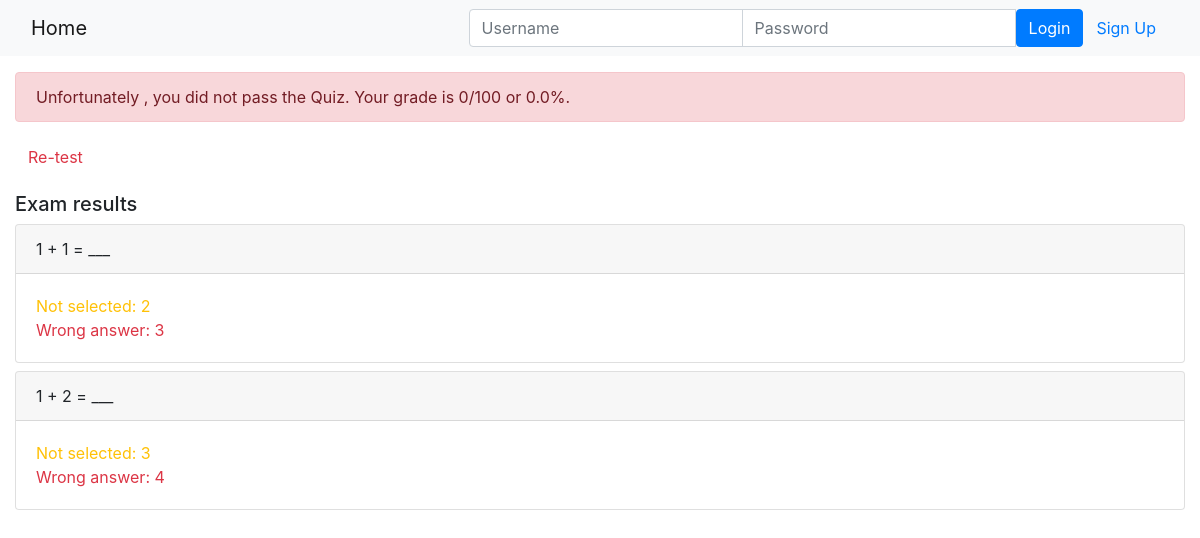
The app's page /onlinecourse/course/2/submission/2/result/, older data.
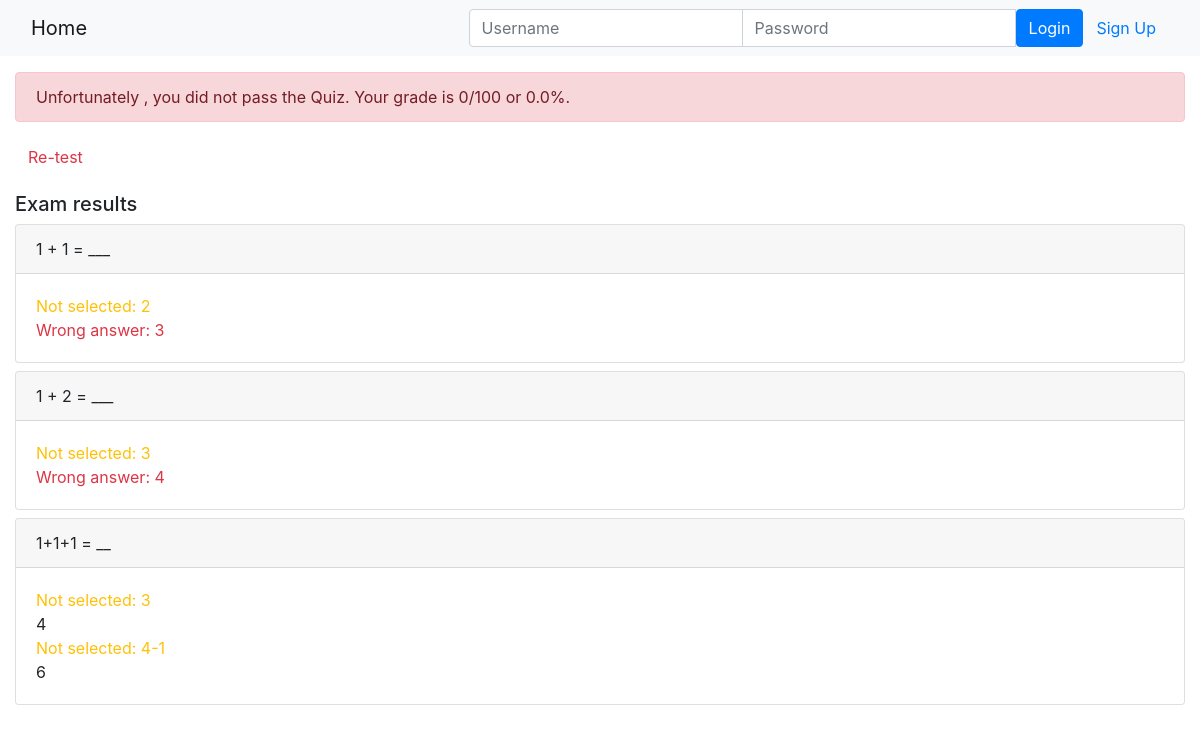
The same page, newer data.
### onlinecourse/models.py (models this page shows, shortened)
class Question(models.Model):
    lesson = models.ForeignKey(Lesson, on_delete=models.CASCADE, null=True, blank=True)
    course = models.ForeignKey(Course, on_delete=models.CASCADE, default=1)
    title = models.CharField(max_length=100, default='Default Title, Please add a New One')
    question_text = models.TextField(max_length=1000, default='Default Question Text, Please add a New One')
    question_grade = models.PositiveBigIntegerField()

class Choice(models.Model):
    choice_text = models.CharField(max_length=200, default="choice_text")
    is_correct = models.BooleanField(default=False)
    question = models.ForeignKey(Question, on_delete=models.CASCADE)

### onlinecourse/views.py (the view)
# urls.py: path('course/<int:course_id>/submission/<int:submission_id>/result/', views.show_exam_result , name='show_exam_result')
def show_exam_result(request, course_id, submission_id):
    course = get_object_or_404(Course, id=course_id)
    submission = get_object_or_404(Submission, id=submission_id)
    exam_results, total_score, max_possible_score = get_exam_results(course, submission.choices.values_list('id', flat=True))
    percentage_grade = (total_score / max_possible_score) * 100 if max_possible_score else 0
    context = {
        'grade': total_score,
        'percentage_grade': percentage_grade,
        'score_out_of_hundred': f"{round(percentage_grade)}/100",
        'passed_exam': percentage_grade > 80,
        'course': course,
        'exam_results': exam_results,
        'submission_id': submission.id,
        'course_id': course.id
    }
    return render(request, 'onlinecourse/exam_result_bootstrap.html', context)

### onlinecourse/templates/onlinecourse/exam_result_bootstrap.html (shortened to what this page needs)
<!DOCTYPE html>
<html lang="en">
<head>
    {% load static %}
    <link rel="stylesheet" href="https://maxcdn.bootstrapcdn.com/bootstrap/4.5.2/css/bootstrap.min.css">
</head>
<body>
    <nav class="navbar navbar-expand-lg navbar-light bg-light">
        <div class="container-fluid">
            <a class="navbar-brand" href="{% url 'onlinecourse:index' %}">Home</a>
            <div class="collapse navbar-collapse" id="navbarNav">
                <ul class="navbar-nav ml-auto">
                    {% if user.is_authenticated %}
                    <li class="nav-item">
                        <a class="nav-link" href="#">{{ user.first_name }}({{ user.username }})</a>
                    </li>
                    <li class="nav-item">
                        <a class="nav-link" href="{% url 'onlinecourse:logout' %}">Logout</a>
                    </li>
                    {% else %}
                    <li class="nav-item">
                        <form class="form-inline" action="{% url 'onlinecourse:login' %}" method="post">
                            <div class="input-group">
                                <input type="text" class="form-control" placeholder="Username" name="username">
                                <input type="password" class="form-control" placeholder="Password" name="psw">
                                <button class="btn btn-primary" type="submit">Login</button>
                            </div>
                        </form>
                    </li>
                    <li class="nav-item">
                        <a class="btn btn-link" href="{% url 'onlinecourse:registration' %}">Sign Up</a>
                    </li>
                    {% endif %}
                </ul>
            </div>
        </div>
    </nav>
    <div class="container-fluid mt-3">
        {% if percentage_grade > 80 %}
        <div class="alert alert-success">
            Congratulations {{ user.first_name }}! You passed the exam with a grade of {{ score_out_of_hundred }} or {{ percentage_grade }}%
        </div>
        <a class="btn btn-link text-success" href="{% url 'onlinecourse:course_details' course_id %}">Back to Course</a>
        {% else %}
        <div class="alert alert-danger">
            Unfortunately {{ user.first_name }}, you did not pass the Quiz. Your grade is {{ score_out_of_hundred }} or {{ percentage_grade }}%.
        </div>
        <a class="btn btn-link text-danger" href="{% url 'onlinecourse:course_details' course_id %}">Re-test</a>
        {% endif %}
        <div class="mt-3">
            <h5>Exam results</h5>
            {% for question_text, correctly_selected, incorrectly_selected, not_selected_but_correct, not_needed_answers_texts, question_choices in exam_results %}
            <div class="card mb-2">
                <div class="card-header">
                    {{ question_text }}
                </div>
                <div class="card-body">
                    {% for choice in question_choices %}
                    <div>
                        {% if choice.choice_text in correctly_selected %}
                        <span class="text-success">Correct answer: {{ choice.choice_text }}</span>
                        {% elif choice.choice_text in incorrectly_selected %}
                        <span class="text-danger">Wrong answer: {{ choice.choice_text }}</span>
                        {% elif choice.choice_text in not_selected_but_correct %}
                        <span class="text-warning">Not selected: {{ choice.choice_text }}</span>
                        {% elif choice.choice_text in not_needed_answers_texts %}
                        {{ choice.choice_text }}
                        {% endif %}
                    </div>
                    {% endfor %}
                </div>
            </div>
            {% endfor %}
        </div>
    </div>
</body>
</html>

Row changes from the older to the newer data that the page shows:
added Question: exam_results "1+1+1 = __"
added Choice: choice_text "3", shown under "1+1+1 = __"
added Choice: choice_text "4", shown under "1+1+1 = __"
added Choice: choice_text "4-1", shown under "1+1+1 = __"
added Choice: choice_text "6", shown under "1+1+1 = __"
